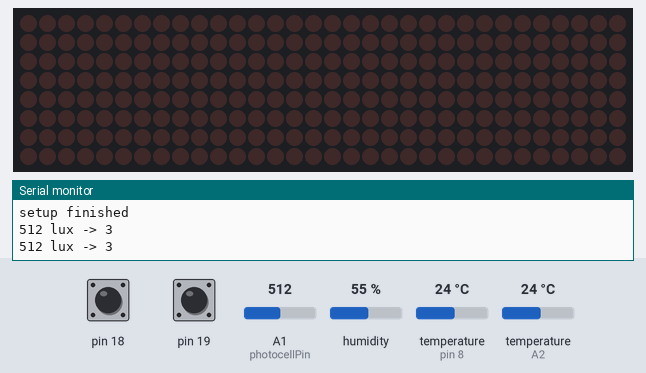
The sketch below on a simulated Arduino Uno, built with avr-gcc and run on an emulated ATmega328P. On the bench: 32×8 LED matrix, the last lines printed to the serial monitor. Inputs (shaded band) come from the test bench; at power-on: A1 (photocellPin) = 512, temperature (sensors on pin 8, A2) 24 °C, pin 18 HIGH, pin 19 HIGH, humidity 55 %. The local clock reads 2024-03-15 10:24:30 at power-on unless the sketch sets it.

Above: at 4.1 s.
4.2 s: A1 (photocellPin) set to 716
At 5.5 s:
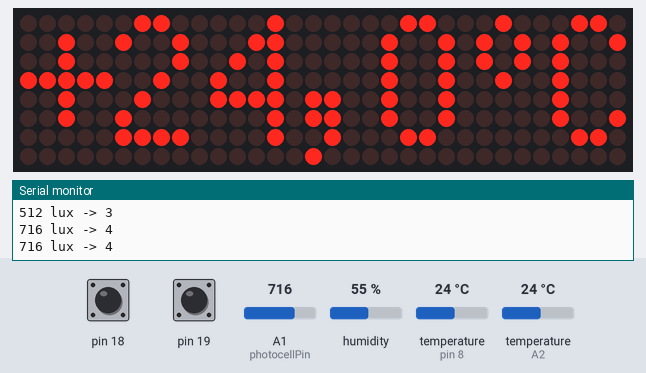
6.6 s: A1 (photocellPin) set to 992
At 10.6 s:
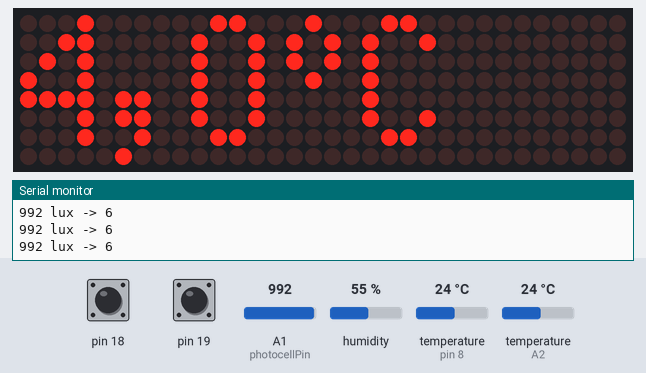
10.8 s: A1 (photocellPin) set to 306
At 23.6 s:
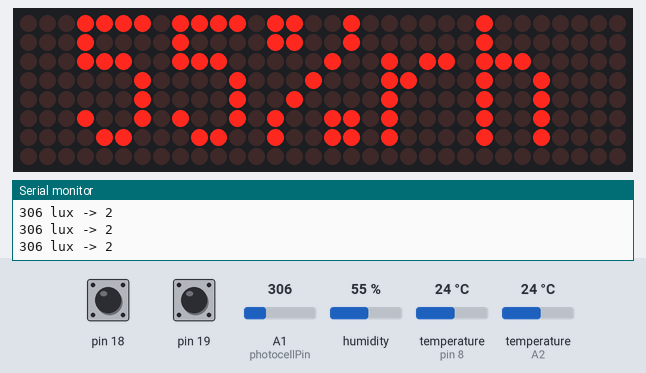
24.1 s: temperature (sensor on pin 8) set to 12 °C
At 29.0 s:
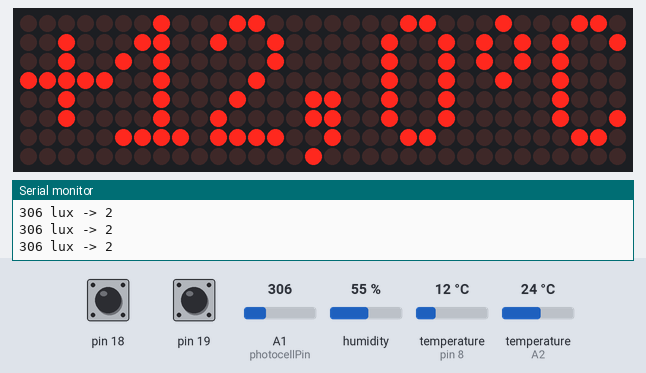
Timing chart, 0 to 30.5 s (numbered marks = the images above; inputs shaded):
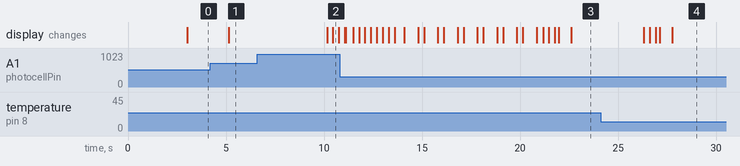

Measured:
- after the input at 4.2 s, the display: changes after 0.94 s (image 1)
- after the input at 24.1 s, the display: first differs from a run without the input after 3.6 s (image 4)

The sketch:

maxmatrix_ds18b20_dht_4module_ver7m2.ino
```cpp
// Maxmatrix library:
// https://brainy-bits.com/tutorials/scroll-text-using-the-max7219-led-dot-matrix/
// https://code.google.com/p/arudino-maxmatrix-library/
// niq_ro from
// http://arduinotehniq.blogspot.com
// http://nicuflorica.blogspot.ro/
// original sketch - ver.7.2, Craiova, Romania, 03.11.2015
// clear i2c bus: http://www.forward.com.au/pfod/ArduinoProgramming/I2C_ClearBus/index.html
/**
 * I2C_ClearBus
 * ( http://www.forward.com.au/pfod/ArduinoProgramming/I2C_ClearBus/index.html )
 * (c)2014 Forward Computing and Control Pty. Ltd.
 * NSW Australia, www.forward.com.au
 * This code may be freely used for both private and commerical use
 */

// for DS18B20 - http://arduinoprojects.ru/2014/08/%D0%BF%D1%80%D0%BE%D1%81%D1%82%D0%BE%D0%B9-%D1%82%D0%B5%D1%80%D0%BC%D0%BE%D1%81%D1%82%D0%B0%D1%82-%D0%BD%D0%B0-arduino-%D0%B8-%D1%86%D0%B8%D1%84%D1%80%D0%BE%D0%B2%D0%BE%D0%BC-%D1%82%D0%B5%D1%80%D0%BC/
#include <OneWire.h>
#include <DallasTemperature.h>
#define ONE_WIRE_BUS 8
OneWire oneWire(ONE_WIRE_BUS);
DallasTemperature sensors(&oneWire);

#include <MaxMatrix.h>
#include <avr/pgmspace.h>

PROGMEM prog_uchar CH[] = {
3, 8, B00000000, B00000000, B00000000, B00000000, B00000000, // space
1, 8, B01011111, B00000000, B00000000, B00000000, B00000000, // !
3, 8, B00000011, B00000000, B00000011, B00000000, B00000000, // "
5, 8, B00010100, B00111110, B00010100, B00111110, B00010100, // #
4, 8, B00100100, B01101010, B00101011, B00010010, B00000000, // $
5, 8, B01100011, B00010011, B00001000, B01100100, B01100011, // %
5, 8, B00110110, B01001001, B01010110, B00100000, B01010000, // &
1, 8, B00000011, B00000000, B00000000, B00000000, B00000000, // '
3, 8, B00011100, B00100010, B01000001, B00000000, B00000000, // (
3, 8, B01000001, B00100010, B00011100, B00000000, B00000000, // )
5, 8, B00101000, B00011000, B00001110, B00011000, B00101000, // *
5, 8, B00001000, B00001000, B00111110, B00001000, B00001000, // +
2, 8, B10110000, B01110000, B00000000, B00000000, B00000000, // ,
4, 8, B00001000, B00001000, B00001000, B00001000, B00000000, // -
2, 8, B01100000, B01100000, B00000000, B00000000, B00000000, // .
4, 8, B01100000, B00011000, B00000110, B00000001, B00000000, // /
4, 8, B00111110, B01000001, B01000001, B00111110, B00000000, // 0
//3, 8, B01000010, B01111111, B01000000, B00000000, B00000000, // 1
4, 8, B01000100, B01000010, B01111111, B01000000, B00000000, // 1
4, 8, B01100010, B01010001, B01001001, B01000110, B00000000, // 2
4, 8, B00100010, B01000001, B01001001, B00110110, B00000000, // 3
4, 8, B00011000, B00010100, B00010010, B01111111, B00000000, // 4
4, 8, B00100111, B01000101, B01000101, B00111001, B00000000, // 5
4, 8, B00111110, B01001001, B01001001, B00110000, B00000000, // 6
4, 8, B01100001, B00010001, B00001001, B00000111, B00000000, // 7
4, 8, B00110110, B01001001, B01001001, B00110110, B00000000, // 8
4, 8, B00000110, B01001001, B01001001, B00111110, B00000000, // 9
//2, 8, B01010000, B00000000, B00000000, B00000000, B00000000, // :
//3, 8, B00010100, B00000000, B00000000, B00000000, B00000000, // :
3, 8, B00110110, B00110110, B00000000, B00000000, B00000000, // :
2, 8, B10000000, B01010000, B00000000, B00000000, B00000000, // ;
3, 8, B00010000, B00101000, B01000100, B00000000, B00000000, // <
3, 8, B00010100, B00010100, B00010100, B00000000, B00000000, // =
3, 8, B01000100, B00101000, B00010000, B00000000, B00000000, // >
4, 8, B00000010, B01011001, B00001001, B00000110, B00000000, // ?
5, 8, B00111110, B01001001, B01010101, B01011101, B00001110, // @
4, 8, B01111110, B00010001, B00010001, B01111110, B00000000, // A
4, 8, B01111111, B01001001, B01001001, B00110110, B00000000, // B
4, 8, B00111110, B01000001, B01000001, B00100010, B00000000, // C
4, 8, B01111111, B01000001, B01000001, B00111110, B00000000, // D
4, 8, B01111111, B01001001, B01001001, B01000001, B00000000, // E
4, 8, B01111111, B00001001, B00001001, B00000001, B00000000, // F
4, 8, B00111110, B01000001, B01001001, B01111010, B00000000, // G
4, 8, B01111111, B00001000, B00001000, B01111111, B00000000, // H
3, 8, B01000001, B01111111, B01000001, B00000000, B00000000, // I
4, 8, B00110000, B01000000, B01000001, B00111111, B00000000, // J
4, 8, B01111111, B00001000, B00010100, B01100011, B00000000, // K
4, 8, B01111111, B01000000, B01000000, B01000000, B00000000, // L
5, 8, B01111111, B00000010, B00001100, B00000010, B01111111, // M
5, 8, B01111111, B00000100, B00001000, B00010000, B01111111, // N
4, 8, B00111110, B01000001, B01000001, B00111110, B00000000, // O
4, 8, B01111111, B00001001, B00001001, B00000110, B00000000, // P
4, 8, B00111110, B01000001, B01000001, B10111110, B00000000, // Q
4, 8, B01111111, B00001001, B00001001, B01110110, B00000000, // R
4, 8, B01000110, B01001001, B01001001, B00110010, B00000000, // S
5, 8, B00000001, B00000001, B01111111, B00000001, B00000001, // T
4, 8, B00111111, B01000000, B01000000, B00111111, B00000000, // U
5, 8, B00001111, B00110000, B01000000, B00110000, B00001111, // V
5, 8, B00111111, B01000000, B00111000, B01000000, B00111111, // W
5, 8, B01100011, B00010100, B00001000, B00010100, B01100011, // X
5, 8, B00000111, B00001000, B01110000, B00001000, B00000111, // Y
4, 8, B01100001, B01010001, B01001001, B01000111, B00000000, // Z
2, 8, B01111111, B01000001, B00000000, B00000000, B00000000, // [
4, 8, B00000001, B00000110, B00011000, B01100000, B00000000, // \ backslash
2, 8, B01000001, B01111111, B00000000, B00000000, B00000000, // ]
3, 8, B00000010, B00000001, B00000010, B00000000, B00000000, // hat
4, 8, B01000000, B01000000, B01000000, B01000000, B00000000, // _
2, 8, B00000001, B00000010, B00000000, B00000000, B00000000, // `
4, 8, B00100000, B01010100, B01010100, B01111000, B00000000, // a
4, 8, B01111111, B01000100, B01000100, B00111000, B00000000, // b
4, 8, B00111000, B01000100, B01000100, B00101000, B00000000, // c
4, 8, B00111000, B01000100, B01000100, B01111111, B00000000, // d
4, 8, B00111000, B01010100, B01010100, B00011000, B00000000, // e
3, 8, B00000100, B01111110, B00000101, B00000000, B00000000, // f
4, 8, B10011000, B10100100, B10100100, B01111000, B00000000, // g
4, 8, B01111111, B00000100, B00000100, B01111000, B00000000, // h
3, 8, B01000100, B01111101, B01000000, B00000000, B00000000, // i
4, 8, B01000000, B10000000, B10000100, B01111101, B00000000, // j
4, 8, B01111111, B00010000, B00101000, B01000100, B00000000, // k
3, 8, B01000001, B01111111, B01000000, B00000000, B00000000, // l
5, 8, B01111100, B00000100, B01111100, B00000100, B01111000, // m
4, 8, B01111100, B00000100, B00000100, B01111000, B00000000, // n
4, 8, B00111000, B01000100, B01000100, B00111000, B00000000, // o
4, 8, B11111100, B00100100, B00100100, B00011000, B00000000, // p
4, 8, B00011000, B00100100, B00100100, B11111100, B00000000, // q
4, 8, B01111100, B00001000, B00000100, B00000100, B00000000, // r
4, 8, B01001000, B01010100, B01010100, B00100100, B00000000, // s
3, 8, B00000100, B00111111, B01000100, B00000000, B00000000, // t
4, 8, B00111100, B01000000, B01000000, B01111100, B00000000, // u
5, 8, B00011100, B00100000, B01000000, B00100000, B00011100, // v
5, 8, B00111100, B01000000, B00111100, B01000000, B00111100, // w
5, 8, B01000100, B00101000, B00010000, B00101000, B01000100, // x
4, 8, B10011100, B10100000, B10100000, B01111100, B00000000, // y
3, 8, B01100100, B01010100, B01001100, B00000000, B00000000, // z
3, 8, B00001000, B00110110, B01000001, B00000000, B00000000, // {
1, 8, B01111111, B00000000, B00000000, B00000000, B00000000, // |
3, 8, B01000001, B00110110, B00001000, B00000000, B00000000, // }
//4, 8, B00001000, B00000100, B00001000, B00000100, B00000000, // ~
3, 8, B00000110, B00001001, B00000110, B00000000, B00000000, // ~
};

int data = 12;    // DIN pin of MAX7219 module
int load = 10;    // CS pin of MAX7219 module
int clock = 11;  // CLK pin of MAX7219 module

int maxInUse = 4;  //how many MAX7219 are connected

MaxMatrix m(data, load, clock, maxInUse); // define Library

byte buffer[10];

// char string1[] = " niq_ro test sketch from https://brainy-bits.com/tutorials/scroll-text-using-the-max7219-led-dot-matrix/        ";  // Scrolling Text
/*
// english language
 char string4[] = "    temperature:        "; // Fixxed text
 char string5[] = "    relative humidity:        "; // Fixxed text
 char string6[] = "    clock:        "; // Fixxed text
 char string7[] = "    date:        "; // Fixxed text
*/
/*
// roumanian language (in romana)
 char string4[] = "    temperatura:        "; // Fixxed text
 char string5[] = "    umiditate relativa:        "; // Fixxed text
 char string6[] = "    ceas:        "; // Fixxed text
 char string7[] = "    data:        "; // Fixxed text
*/

// no subtitles (fara comentarii)
 char string4[] = "            "; // Fixxed text
 char string5[] = "            "; // Fixxed text
 char string6[] = "            "; // Fixxed text
// char string7[] = "    data:        "; // Fixxed text


// Example testing sketch for various DHT humidity/temperature sensors
// Written by ladyada, public domain
#include "DHT.h"
#define DHTPIN A2     // what pin we're connected to A2
// Uncomment whatever type you're using!
#define DHTTYPE DHT11   // DHT 11
//#define DHTTYPE DHT22   // DHT 22  (AM2302)
//#define DHTTYPE DHT21   // DHT 21 (AM2301)

// if is just sensor:
// Connect pin 1 (on the left) of the sensor to +5V
// Connect pin 2 of the sensor to whatever your DHTPIN is
// Connect pin 4 (on the right) of the sensor to GROUND
// Connect a 10K resistor from pin 2 (data) to pin 1 (power) of the sensor

DHT dht(DHTPIN, DHTTYPE);


#include <Wire.h>
#include "RTClib.h" // from https://github.com/adafruit/RTClib
//#include <Encoder.h> // from http://www.pjrc.com/teensy/td_libs_Encoder.html

RTC_DS1307 RTC; // Tells the RTC library that we're using a DS1307 RTC

byte spid = 25;

int photocellPin = A1;     // the cell and 10K pulldown are connected to a0
int photocellReading;     // the analog reading from the analog resistor divider

/**
 * This routine turns off the I2C bus and clears it
 * on return SCA and SCL pins are tri-state inputs.
 * You need to call Wire.begin() after this to re-enable I2C
 * This routine does NOT use the Wire library at all.
 *
 * returns 0 if bus cleared
 *         1 if SCL held low.
 *         2 if SDA held low by slave clock stretch for > 2sec
 *         3 if SDA held low after 20 clocks.
 */
int I2C_ClearBus() {
  TWCR &= ~(_BV(TWEN)); //Disable the Atmel 2-Wire interface so we can control the SDA and SCL pins directly

  pinMode(SDA, INPUT_PULLUP); // Make SDA (data) and SCL (clock) pins Inputs with pullup.
  pinMode(SCL, INPUT_PULLUP);

  delay(2500);  // Wait 2.5 secs. This is strictly only necessary on the first power
  // up of the DS3231 module to allow it to initialize properly,
  // but is also assists in reliable programming of FioV3 boards as it gives the
  // IDE a chance to start uploaded the program
  // before existing sketch confuses the IDE by sending Serial data.

  boolean SCL_LOW = (digitalRead(SCL) == LOW); // Check is SCL is Low.
  if (SCL_LOW) { //If it is held low Arduno cannot become the I2C master.
    return 1; //I2C bus error. Could not clear SCL clock line held low
  }

  boolean SDA_LOW = (digitalRead(SDA) == LOW);  // vi. Check SDA input.
  int clockCount = 20; // > 2x9 clock

  while (SDA_LOW && (clockCount > 0)) { //  vii. If SDA is Low,
    clockCount--;
  // Note: I2C bus is open collector so do NOT drive SCL or SDA high.
    pinMode(SCL, INPUT); // release SCL pullup so that when made output it will be LOW
    pinMode(SCL, OUTPUT); // then clock SCL Low
    delayMicroseconds(10); //  for >5uS
    pinMode(SCL, INPUT); // release SCL LOW
    pinMode(SCL, INPUT_PULLUP); // turn on pullup resistors again
    // do not force high as slave may be holding it low for clock stretching.
    delayMicroseconds(10); //  for >5uS
    // The >5uS is so that even the slowest I2C devices are handled.
    SCL_LOW = (digitalRead(SCL) == LOW); // Check if SCL is Low.
    int counter = 20;
    while (SCL_LOW && (counter > 0)) {  //  loop waiting for SCL to become High only wait 2sec.
      counter--;
      delay(100);
      SCL_LOW = (digitalRead(SCL) == LOW);
    }
    if (SCL_LOW) { // still low after 2 sec error
      return 2; // I2C bus error. Could not clear. SCL clock line held low by slave clock stretch for >2sec
    }
    SDA_LOW = (digitalRead(SDA) == LOW); //   and check SDA input again and loop
  }
  if (SDA_LOW) { // still low
    return 3; // I2C bus error. Could not clear. SDA data line held low
  }

  // else pull SDA line low for Start or Repeated Start
  pinMode(SDA, INPUT); // remove pullup.
  pinMode(SDA, OUTPUT);  // and then make it LOW i.e. send an I2C Start or Repeated start control.
  // When there is only one I2C master a Start or Repeat Start has the same function as a Stop and clears the bus.
  /// A Repeat Start is a Start occurring after a Start with no intervening Stop.
  delayMicroseconds(10); // wait >5uS
  pinMode(SDA, INPUT); // remove output low
  pinMode(SDA, INPUT_PULLUP); // and make SDA high i.e. send I2C STOP control.
  delayMicroseconds(10); // x. wait >5uS
  pinMode(SDA, INPUT); // and reset pins as tri-state inputs which is the default state on reset
  pinMode(SCL, INPUT);
  return 0; // all ok
}
// end part for clear i2c bus


void setup(){
  m.init(); // module MAX7219
  m.setIntensity(1); // LED Intensity 0-15
  byte c;
  delay(100);
  m.shiftLeft(false, true);

// Initialize DHT sensor
  dht.begin();

   // put your setup code here, to run once:
  Serial.begin(9600);

  int rtn = I2C_ClearBus(); // clear the I2C bus first before calling Wire.begin()
  if (rtn != 0) {
    Serial.println(F("I2C bus error. Could not clear"));
    if (rtn == 1) {
      Serial.println(F("SCL clock line held low"));
    } else if (rtn == 2) {
      Serial.println(F("SCL clock line held low by slave clock stretch"));
    } else if (rtn == 3) {
      Serial.println(F("SDA data line held low"));
    }
  } else { // bus clear
    // re-enable Wire
    // now can start Wire Arduino master
    Wire.begin();
  }
  Serial.println("setup finished");

//    Wire.begin();

    RTC.begin();
  if (! RTC.isrunning()) {
    //Serial.println("RTC is NOT running!");
    // following line sets the RTC to the date & time this sketch was compiled
    RTC.adjust(DateTime(__DATE__, __TIME__));
}

// Serial.begin(9600);

// for DS18B20 sensor
sensors.begin();

 // 11 bit resolution by default (9 - low, 10, 11 or 12 - best)
  // Note the programmer is responsible for the right delay
  // we could do something usefull here instead of the delay
  int resolution = 11;
  sensors.setResolution(resolution);
  delay(750/ (1 << (12-resolution)));

}

void loop(){
 lumina();

  // Reading temperature or humidity
 int has = dht.readHumidity();

/*
 float te = dht.readTemperature();
// int te = dht.readTemperature();
*/

// using DS18B20 ( http://arduinoprojects.ru/2014/08/%D0%BF%D1%80%D0%BE%D1%81%D1%82%D0%BE%D0%B9-%D1%82%D0%B5%D1%80%D0%BC%D0%BE%D1%81%D1%82%D0%B0%D1%82-%D0%BD%D0%B0-arduino-%D0%B8-%D1%86%D0%B8%D1%84%D1%80%D0%BE%D0%B2%D0%BE%D0%BC-%D1%82%D0%B5%D1%80%D0%BC/ )
sensors.requestTemperatures(); // запрос на получение температуры
float te=(sensors.getTempCByIndex(0));

 delay(250);

 int t2 = 10*te;
// value for test display:
// t2 = 297;
//t2 = 14;
// t2 = 0;
// t2 = -15;
// t2 = -123;

 /*
// clear the screen
printString1("         ", 0);
*/
 lumina();
 printStringWithShift(string4, spid);  // Send scrolling Text
//printString(string4);
// delay(2000);
 lumina();

if (t2 >= 0)
{
  if (t2 >=100) printString1("+", 0);
  else printString1("+", 4);
 }
else
{
  if (t2 <=-100) printString1("-", 0);
  else printString1("-", 4);
  }
if (t2 < 0) t2 = -t2;

// http://www.arduino-hacks.com/converting-integer-to-character-vice-versa/
char c[3], d[2];
String str1, str2;
int t2z = t2/10;
int t2u = t2 - t2z*10;
str1=String(t2z);
str1.toCharArray(c,3);
str2=String(t2u);
str2.toCharArray(d,2);


if (t2 >= 100)
{
printString1(c, 5);
}
else
{
printString1(c, 9);
}
// delay(1000);
printString1(",", 15);
printString1(d, 19);
printString1("~C", 24);
  lumina();
 delay(5000);

 lumina();


 lumina();
DateTime now = RTC.now();
int ora = now.hour();
int minut = now.minute();
int anul=now.year();
int luna=now.month();
int ziua=now.day();
 lumina();

// https://www.arduino.cc/en/Reference/StringToCharArray
String data;
//data = "       date:  ";
//data = "       data:  ";
data = "         ";  // no subtitle
if (ziua >= 10) data = data + ziua;
else data = data + "0" + ziua;
data = data + ".";
//String data = ziua + ".";
if (luna >= 10) data = data + luna;
else
{
  data = data + "0";
 data = data + luna;
}
data = data + ".";
data = data + anul;
//String data[20] = ziua + "." + luna + "." + anul;
char data1[20];
//data1=String(data);
data.toCharArray(data1,30);

 lumina();
// printStringWithShift(string7, spid);  // Send scrolling Text
printStringWithShift(data1, spid);  // Send scrolling Text
 lumina();
//int second0 = now.second();
//delay(500);

 printStringWithShift(string6, spid);  // Send scrolling Text
 lumina();
// clear the screen
//printString1("         ", 0);

// http://www.arduino-hacks.com/converting-integer-to-character-vice-versa/
char e[3], f[3];
String str3, str4;
str3=String(ora);
str3.toCharArray(e,3);
str4=String(minut);
str4.toCharArray(f,3);

 lumina();
if (ora >= 10) printString1(e, 5);
else
{
  printString1(" ", 5);
  printString1(e, 9);
}

if (minut >= 10) printString1(f, 19);
else
{
  printString1("0", 19);
  printString1(f, 24);
}
for(int j=0; j<7; j++)   // time in seconds (j<7) for display hour
{
//printString1(e, 5);
printString1(":", 15);
//printString1(f, 19);
delay(700);
printString1(" ", 15);
delay(300);
}

 printStringWithShift(string5, spid);  // Send scrolling Text
//printString(string4);
// delay(2000);

 lumina();
// http://www.arduino-hacks.com/converting-integer-to-character-vice-versa/
char b[3];
String str;
str=String(has);
str.toCharArray(b,3);
// printString(b);
 printString1(b, 3);
// delay(1000);
 printString1("%rh", 13);
 delay(3000);   // time for display hunmidity (in ms)

//delay(3000);
}   // end main loop

// Put extracted character on Display
void printCharWithShift(char c, int shift_speed){
  if (c < 32) return;
  c -= 32;
  memcpy_P(buffer, CH + 7*c, 7);
  m.writeSprite(maxInUse*8, 0, buffer);
  m.setColumn(maxInUse*8 + buffer[0], 0);

  for (int i=0; i<buffer[0]+1; i++)
//    for (int i=0; i<buffer[0]+1; i++)
  {
    delay(shift_speed);
    m.shiftLeft(false, false);
  }
}

// Extract characters from Scrolling text
void printStringWithShift(char* s, int shift_speed){
/*    printCharWithShift(48, shift_speed);
delay(5000);
    printCharWithShift(49, shift_speed);
delay(5000);
*/
  while (*s != 0){
    printCharWithShift(*s, shift_speed);
    s++;
  }
}

void printString(char* s)
{
  int col = 0;
  while (*s != 0)
  {
    if (*s < 32) continue;
    char c = *s - 32;
    memcpy_P(buffer, CH + 7*c, 7);
    m.writeSprite(col, 0, buffer);
    m.setColumn(col + buffer[0], 0);
    col += buffer[0] + 1;
    s++;
  }
}

void printString1(char* s, int col)
{
  int col1 = col;
  while (*s != 0)
  {
    if (*s < 32) continue;
    char c = *s - 32;
    memcpy_P(buffer, CH + 7*c, 7);
    m.writeSprite(col, 0, buffer);
    m.setColumn(col + buffer[0], 0);
    col += buffer[0] + 1;
    s++;
  }
}

void lumina()
{

  // read photocel
 photocellReading = analogRead(photocellPin);

 m.setIntensity(photocellReading/150); // LED Intensity 0-15

  Serial.print(photocellReading);     // the raw analog reading
  Serial.print(" lux -> ");
  Serial.println(photocellReading/150);
}
```
